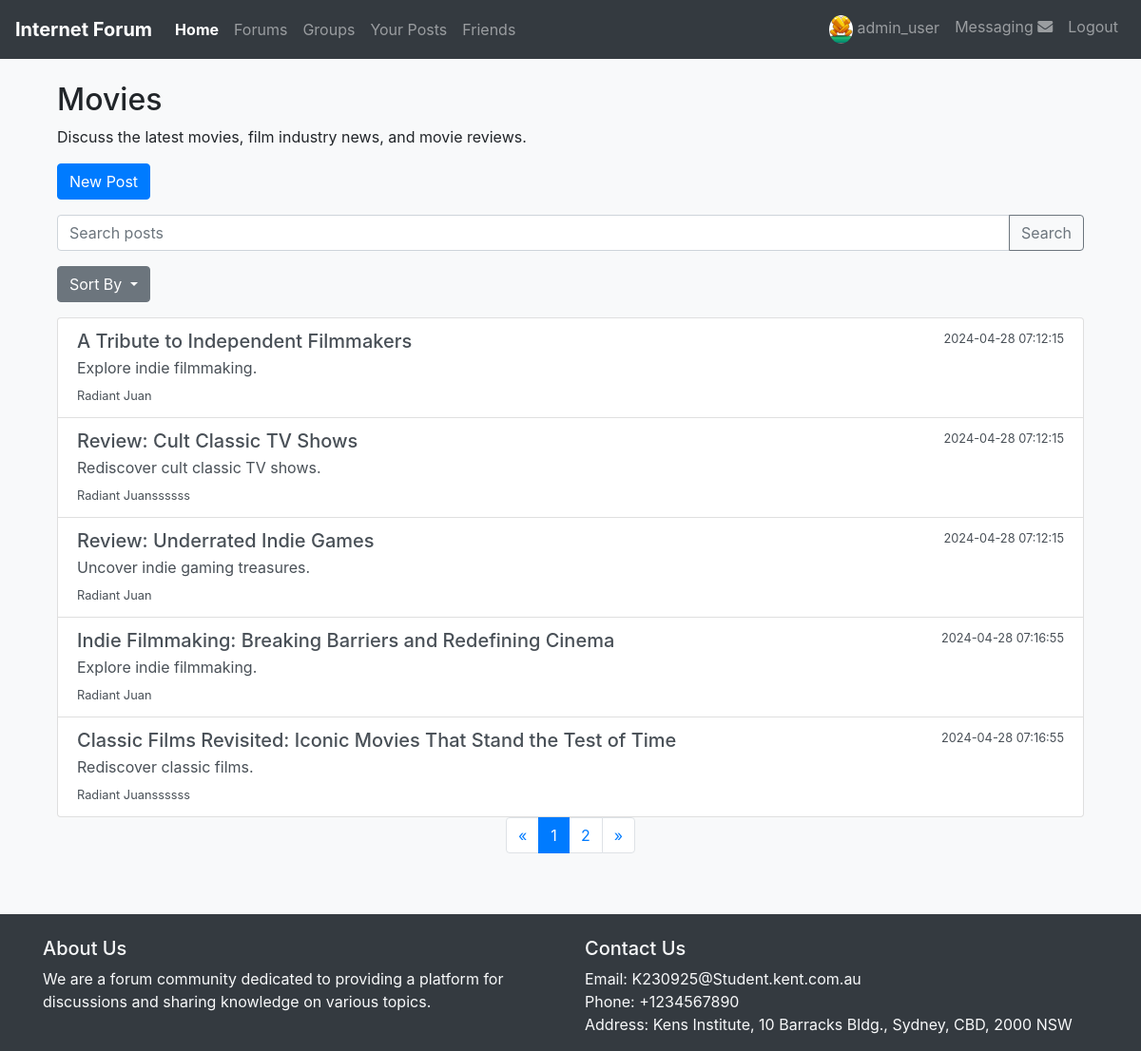
The page /forums/movies/posts (signed in) on the database as committed earlier.
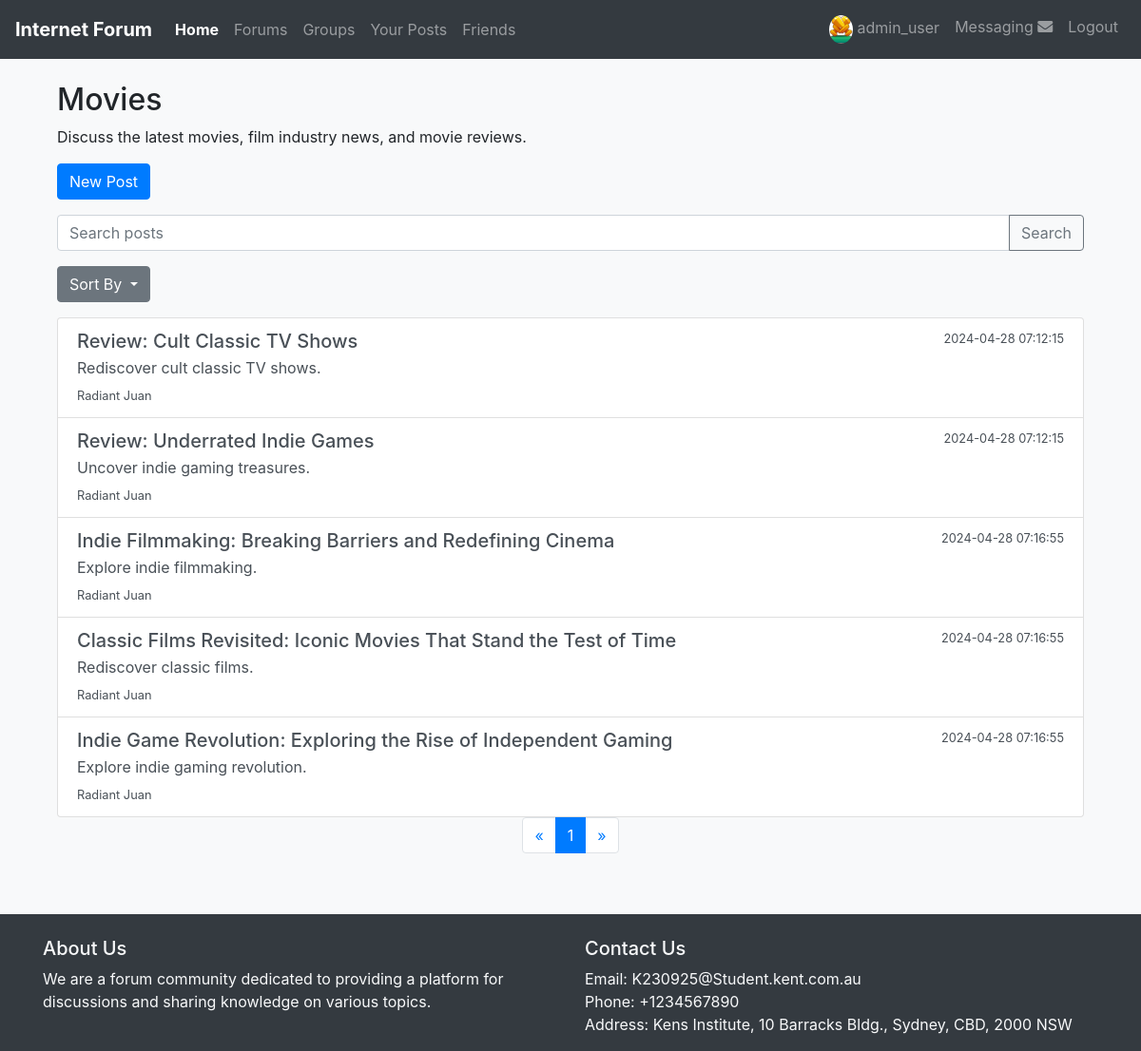
The same page on the database as committed later.
### tables this page shows
CREATE TABLE `forums` (
  `id` int(11) NOT NULL,
  `slug` varchar(50) NOT NULL,
  `forum_name` varchar(255) NOT NULL,
  `description` text,
  `created_at` datetime DEFAULT CURRENT_TIMESTAMP
);

CREATE TABLE `posts` (
  `id` int(11) NOT NULL,
  `user_id` int(11) DEFAULT NULL,
  `title` varchar(255) NOT NULL,
  `forum_id` int(11) NOT NULL,
  `content` text NOT NULL,
  `excerpt` text,
  `featured` tinyint(1) NOT NULL DEFAULT '0',
  `post_date` datetime DEFAULT CURRENT_TIMESTAMP,
  `posts_status` set('published','pending_approval','archived','deleted') NOT NULL DEFAULT 'pending_approval'
);

CREATE TABLE `users` (
  `id` int(11) NOT NULL,
  `username` varchar(50) NOT NULL,
  `email` varchar(100) NOT NULL,
  `password` varchar(255) NOT NULL,
  `role` enum('admin','moderator','user') DEFAULT 'user',
  `tier_level` int(11) DEFAULT '1',
  `created_at` datetime DEFAULT CURRENT_TIMESTAMP,
  `updated_at` datetime DEFAULT NULL ON UPDATE CURRENT_TIMESTAMP
);

### app/Controllers/ForumsController.php (called while the page is built, shortened)
<?php
class ForumsController extends BaseController
{
    private $forums_model;
    public function __construct()
    {
        $this->forums_model = new ForumsModel();
    }
    public function forum_posts($request)
    {
        $forum_detail = $this->forums_model->where(['slug' => $request['forum_slug']]);
        $page = !empty($_GET['page']) ? $_GET['page'] : 1;
        $sort_by = !empty($_GET['sort_by']) ? $_GET['sort_by'] : 'post.title';
        $sort_order = !empty($_GET['sort_order']) ? $_GET['sort_order'] : 'ASC';
        $search_term = !empty($_GET['q']) ? $_GET['q'] : null;
        $forum_posts = $this->forums_model->get_posts($request['forum_slug'], $page, $sort_by, $sort_order, $search_term);
        View::render('Forums/forum_posts', [
            'data' => [
                'forum_detail' => !empty($forum_detail) ? $forum_detail[0] : null,
                'posts' => !empty($forum_posts) ? $forum_posts : null
            ]
        ]);
    }
}

### app/routes.php (called while the page is built, shortened)
<?php
Route::dispatch($_POST['_method'] ?? $_SERVER['REQUEST_METHOD'], $_SERVER['REQUEST_URI']);

### public/index.php (called while the page is built, shortened)
<?php
require_once '../app/routes.php';

### app/Config/Database/BaseModel.php (called while the page is built, shortened)
<?php
class BaseModel
{
    protected $pdo;
    public $table;
    public function __construct()
    {
        $config = require 'database_config.php';
        $dbConnection = new DatabaseConnection($config);
        $this->pdo = $dbConnection->connect();
    }
    public function where($conditions)
    {
        $table = $this->table;
        $where = '';
        foreach ($conditions as $key => $value) {
            $where .= "$key = :$key AND ";
        }
        $where = rtrim($where, 'AND ');
        $stmt = $this->pdo->prepare("SELECT * FROM $table WHERE $where");
        $stmt->execute($conditions);
        return $stmt->fetchAll();
    }
    public function query($sql, $params = [])
    {
        $stmt = $this->pdo->prepare($sql);
        $stmt->execute($params);
        return $stmt->fetchAll();
    }
}

### app/Config/Database/DatabaseConnection.php (called while the page is built, shortened)
<?php
class DatabaseConnection implements DatabaseConnectionInterface
{
    protected $config;
    public function __construct(array $config)
    {
        $this->config = $config;
    }
    public function connect()
    {
        $dbHost = $this->config['host'];
        $dbName = $this->config['name'];
        $dbUser = $this->config['user'];
        $dbPassword = $this->config['password'];
        try {
            $pdo = new PDO("mysql:host=$dbHost;dbname=$dbName", $dbUser, $dbPassword);
            $pdo->setAttribute(PDO::ATTR_ERRMODE, PDO::ERRMODE_EXCEPTION);
            $pdo->setAttribute(PDO::ATTR_DEFAULT_FETCH_MODE, PDO::FETCH_ASSOC);
            return $pdo;
        } catch (PDOException $e) {
            die("Database connection failed: " . $e->getMessage());
        }
    }
}

### app/Config/Database/database_config.php (called while the page is built)
<?php
return [
    'host' => 'mysql',
    'name' => 'php_online_discussion_forum',
    'user' => 'online_discussion_usr',
    'password' => 'X0M8baWg6zxvAqPV'
];

### app/Models/ForumsModel.php (called while the page is built, shortened)
<?php
class ForumsModel extends BaseModel
{
    public function get_posts($slug, $page = 1, $sort_by = 'post_date', $sort_order = 'DESC', $search_term = '')
    {
        $posts_per_page = self::DEFAULT_POST_PER_PAGE;
        $offset = ($page - 1) * $posts_per_page;
        $allowed_columns = ['title', 'post_date'];
        if (!in_array($sort_by, $allowed_columns)) {
            $sort_by = 'post_date';
        }
        $sql = "SELECT posts.id, posts.title, posts.excerpt, posts.content, posts.post_date, users.username AS author
            FROM posts
            JOIN forums ON posts.forum_id = forums.id
            JOIN users ON posts.user_id = users.id
            WHERE forums.slug = :slug AND posts.posts_status = 'published'";
        $sql .= " ORDER BY $sort_by $sort_order
              LIMIT $offset, $posts_per_page;";
        $params = [':slug' => $slug];
        $posts = $this->query($sql, $params);
        $total_posts_sql = "SELECT COUNT(*) as total_posts
                        FROM posts
                        JOIN forums ON posts.forum_id = forums.id
                        WHERE forums.slug = :slug AND posts.posts_status = 'published'";
        $total_posts_sql .= ";";
        $total_posts = $this->query($total_posts_sql, $params)[0]['total_posts'];
        $total_pages = ceil($total_posts / $posts_per_page);
        return ['posts' => $posts, 'total_pages' => $total_pages];
    }
}

### app/Views/Forums/forum_posts.php (the view, shortened to what this page needs)
<?php
$forum_name = !empty(App\Config\Views\View::getData('data')['forum_detail'])
    ? App\Config\Views\View::getData('data')['forum_detail']['forum_name']
    : null;
$forum_description = !empty(App\Config\Views\View::getData('data')['forum_detail'])
    ? App\Config\Views\View::getData('data')['forum_detail']['description']
    : null;
$forum_slug = !empty(App\Config\Views\View::getData('data')['forum_detail'])
    ? App\Config\Views\View::getData('data')['forum_detail']['slug']
    : null;
$posts = !empty(\App\Config\Views\View::getData('data')['posts']) ? \App\Config\Views\View::getData('data')['posts']['posts'] : [];
$posts_total_pages = !empty(\App\Config\Views\View::getData('data')['posts']) ? \App\Config\Views\View::getData('data')['posts']['total_pages'] : [];
$current_page = !empty($_GET['page']) ? $_GET['page'] : 1;
$prev_page_url = !empty($_GET['page']) ? '/forums/' . $forum_slug . '/posts?page=' . ((int)$current_page - 1) : '';
$next_page_url = !empty($_GET['page']) ? '/forums/' . $forum_slug . '/posts?page=' . ((int)$current_page + 1) : '';
?>
<div class="container mt-4">
    <h2><?= $forum_name ?></h2>
    <p><?= $forum_description ?></p>
    <a href="/new-post" class="btn btn-primary mb-3">New Post</a>
    <form action="/forums/<?= $forum_slug ?>/posts" method="GET" class="mb-3">
        <div class="input-group">
            <input type="text" class="form-control" name="q" placeholder="Search posts">
            <div class="input-group-append">
                <button class="btn btn-outline-secondary" type="submit">Search</button>
            </div>
        </div>
    </form>
    <div class="btn-group mb-3" role="group">
        <button type="button" class="btn btn-secondary dropdown-toggle" data-toggle="dropdown" aria-haspopup="true"
                aria-expanded="false">
            Sort By
        </button>
    </div>
    <div class="list-group">
        <?php foreach ($posts as $post) : ?>
            <a href="/posts/<?= $post['id'] ?>" class="list-group-item list-group-item-action">
                <div class="d-flex w-100 justify-content-between">
                    <h5 class="mb-1"><?= $post['title'] ?></h5>
                    <small><?= $post['post_date'] ?></small>
                </div>
                <p class="mb-1"><?= $post['excerpt'] ?></p>
                <small><?= $post['author'] ?></small>
            </a>
        <?php endforeach; ?>
    </div>
    <nav aria-label="Page navigation">
        <ul class="pagination justify-content-center">
            <li class="page-item">
                <a class="page-link" href="<?= $prev_page_url ?>" aria-label="Previous">
                    <span aria-hidden="true">&laquo;</span>
                </a>
            </li>
            <?php for ($i = 1; $i <= $posts_total_pages; $i++) : ?>
                <li class="page-item <?= $current_page == $i ? 'active' : '' ?>">
                    <a class="page-link"
                       href="/forums/<?= $forum_slug ?>/posts?page=<?= $i ?>"><?= $i ?></a>
                </li>
            <?php endfor; ?>
            <li class="page-item">
                <a class="page-link" href="<?= $next_page_url ?>" aria-label="Next">
                    <span aria-hidden="true">&raquo;</span>
                </a>
            </li>
        </ul>
    </nav>
</div>

### app/Config/Routes/Route.php (shortened to what this page needs)
<?php
class Route
{
    protected static $routes = [];
    public static function get($uri, $controller, $method)
    {
        self::$routes[] = ['GET', $uri, $controller, $method];
    }
    public static function post($uri, $controller, $method)
    {
        self::$routes[] = ['POST', $uri, $controller, $method];
    }
    public static function patch($uri, $controller, $method)
    {
        self::$routes[] = ['PATCH', $uri, $controller, $method];
    }
    public static function delete($uri, $controller, $method)
    {
        self::$routes[] = ['DELETE', $uri, $controller, $method];
    }
    public static function dispatch($method, $uri)
    {
        foreach (self::$routes as $route) {
            list($routeMethod, $routeUri, $controller, $functionName) = $route;
            if ($method === $routeMethod && self::matchUri($routeUri, $uri)) {
                $url_params = self::extractUrlParams($routeUri, $uri);
                $postData = [];
                $request_data = array_merge($postData, $url_params);
                $controllerInstance = new $controller();
                $controllerInstance->$functionName($request_data);
                return;
            }
        }
    }
    protected static function matchUri($pattern, $uri)
    {
        $uriParts = explode('?', $uri, 2);
        $uriPath = $uriParts[0];
        $pattern = preg_replace('#{[\w\W\d\D]+}#', '([\w\W\d\D]+)', $pattern);
        $pattern = '#^' . $pattern . '$#';
        return preg_match($pattern, $uriPath);
    }
    protected static function extractUrlParams($pattern, $uri)
    {
        $params = [];
        $patternParts = explode('/', $pattern);
        $uriParts = explode('/', $uri);
        foreach ($patternParts as $key => $part) {
            if (strpos($part, '{') !== false && isset($uriParts[$key])) {
                $paramName = trim($part, '{}');
                $params[$paramName] = $uriParts[$key];
            }
        }
        return $params;
    }
}

### app/Config/Views/View.php (shortened to what this page needs)
<?php
class View
{
    protected static $data = [];
    public static function render($view, $data = [])
    {
        self::$data = $data;
        $viewPath = self::getViewPath($view);
        if ($viewPath !== false) {
            include $viewPath;
            $content = ob_get_clean();
            include '../app/Views/layout.php';
        } else {
            echo "Views '$view' not found.";
        }
    }
    protected static function getViewPath($view)
    {
        $viewFile = "../app/Views/{$view}.php";
        return file_exists($viewFile) ? $viewFile : false;
    }
    public static function getData($key = null)
    {
        return isset(self::$data[$key]) ? self::$data[$key] : null;
    }
}

### app/Views/layout.php (shortened to what this page needs)
<!DOCTYPE html>
<html lang="en">
<head>
    <link href="https://maxcdn.bootstrapcdn.com/bootstrap/4.5.2/css/bootstrap.min.css" rel="stylesheet">
    <link rel="stylesheet" href="https://cdnjs.cloudflare.com/ajax/libs/font-awesome/5.15.4/css/all.min.css">
</head>
<body>
<?php
$user_logged_in = $_SESSION['user_id'];
?>
<?php
if (!empty($user_logged_in)) {
    include 'nav.php';
}
?>
<div class="container">
    <div class="row">
        <div class="col-md-12">
            <main>
                <?= $content ?>
            </main>
        </div>
    </div>
</div>
<?php
if (!empty($user_logged_in)) {
    include 'footer.php';
}
?>
</body>
</html>

### app/Views/nav.php (shortened to what this page needs)
<?php
$user_info = unserialize($_SESSION['user_info']);
?>
<nav class="navbar navbar-expand-lg navbar-dark bg-dark">
    <a class="navbar-brand" href="#">Internet Forum</a>
    <div class="collapse navbar-collapse d-flex" id="navbarNav">
        <ul class="navbar-nav mr-auto">
            <li class="nav-item active">
                <a class="nav-link" href="/">Home</a>
            </li>
            <li class="nav-item">
                <a class="nav-link" href="/forums">Forums</a>
            </li>
            <li class="nav-item">
                <a class="nav-link" href="/groups">Groups</a>
            </li>
            <li class="nav-item">
                <a class="nav-link" href="/posts">Your Posts</a>
            </li>
            <li class="nav-item">
                <a class="nav-link" href="/friends">Friends</a>
            </li>
        </ul>
        <ul class="navbar-nav align-right">
            <li class="nav-item">
                <a class="nav-link" href="/user/<?=$user_info['id']?>">
                    <img src="<?= $user_info['avatar'] ?>"
                         alt="User Profile" class="rounded-circle" style="max-width: 30px; max-height: 30px;">
                    <?= $user_info['username']; ?>
                </a>
            </li>
            <li class="nav-item">
                <a class="nav-link" href="/messages/inbox">Messaging <i class="fas fa-envelope"></i></a>
            </li>
            <li class="nav-item">
                <a class="nav-link" href="/logout">Logout</a>
            </li>
        </ul>
    </div>
</nav>

### app/Views/footer.php
<footer class="footer bg-dark text-light mt-5 pt-4">
    <div class="container">
        <div class="row">
            <div class="col-lg-6">
                <h5>About Us</h5>
                <p>We are a forum community dedicated to providing a platform for discussions and sharing knowledge on various topics.</p>
            </div>
            <div class="col-lg-6">
                <h5>Contact Us</h5>
                <ul class="list-unstyled">
                    <li>Email: K230925@Student.kent.com.au</li>
                    <li>Phone: +1234567890</li>
                    <li>Address: Kens Institute, 10 Barracks Bldg., Sydney, CBD, 2000 NSW</li>
                </ul>
            </div>
        </div>
    </div>
</footer>

### app/Views/layout.php (style rules this page uses)
body { background-color: #f8f9fa; }
.navbar-brand { font-weight: bold; }
.navbar-nav .nav-link { padding-right: 15px; }
.navbar-nav .nav-item.active { font-weight: bold; }

Rows that differ between the two databases and show on the page:
removed posts: title "A Tribute to Independent Filmmakers", post_date "2024-04-28 07:12:15", excerpt "Explore indie filmmaking.", user.username "Radiant Juan"
computed for forums "Movies": gains posts (title "Indie Game Revolution: Exploring the Rise of Independent Gaming", post_date "2024-04-28 07:16:55", excerpt "Explore indie gaming revolution.", user.username "Radiant Juan")
changed through a linked row, posts "Review: Cult Classic TV Shows": user.username "Radiant Juanssssss" → "Radiant Juan"
changed through a linked row, posts "Classic Films Revisited: Iconic Movies That Stand the Test of Time": user.username "Radiant Juanssssss" → "Radiant Juan"
